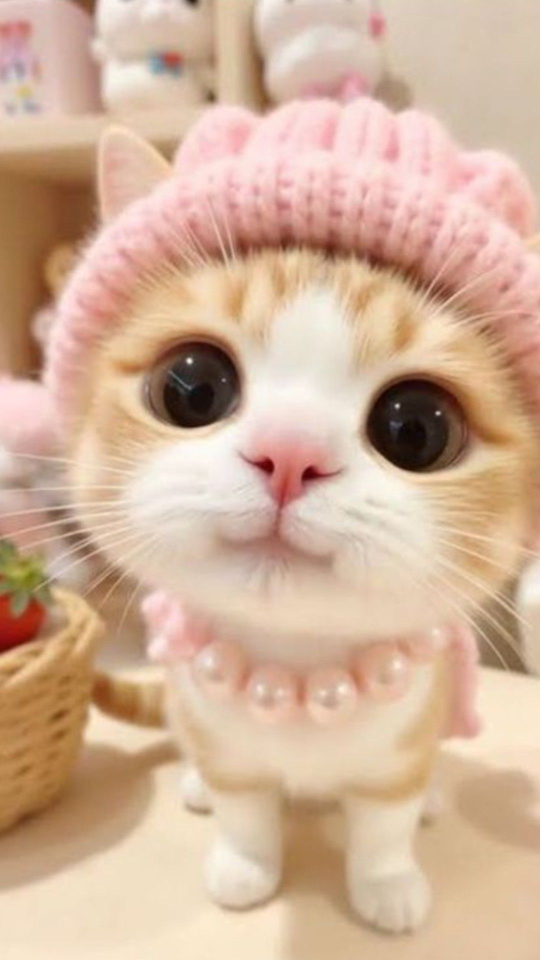
#> input picture OgnevRA/ImageProcessing/Images/cat1.jpg, 1080 x 1920 px (shown at 1/2 size); its folder holds only this picture in this run
$ python -i Filters.py   (imports and definitions only)
#> lines starting #> are read from the running program, lines starting #| are printed output that depends on the picture; after the words box and inside, x2 and y2 are one past the last pixel; in counts of white or black regions, pixels touching at a corner belong together
#> further down, picture is the input picture: shape (1920, 1080, 3); mean B, G, R 153.4, 177.6, 209.9
import numpy as np
import cv2 as cv
import os
from tkinter import Tk, filedialog
# [54 lines left out: functions resize_image, gray, sepia, vignette, antique, fade and 1 more, not called in this run]
def negative(img): #Негативный фильтр - инвертирование цветов
    return 255 - img
# [43 lines left out: functions matte, old, not called in this run]

def neon(img, B=255, G=0, R=255, threshold=100, min_area=500, thickness=3, glow_size=15, glow_strength=1.0):
#> called with B = 255, G = 0, R = 255, threshold = 100, min_area = 500, thickness = 3, glow_size = 15, glow_strength = 1
    gray = cv.cvtColor(img, cv.COLOR_BGR2GRAY) #Перевод в серое изображение
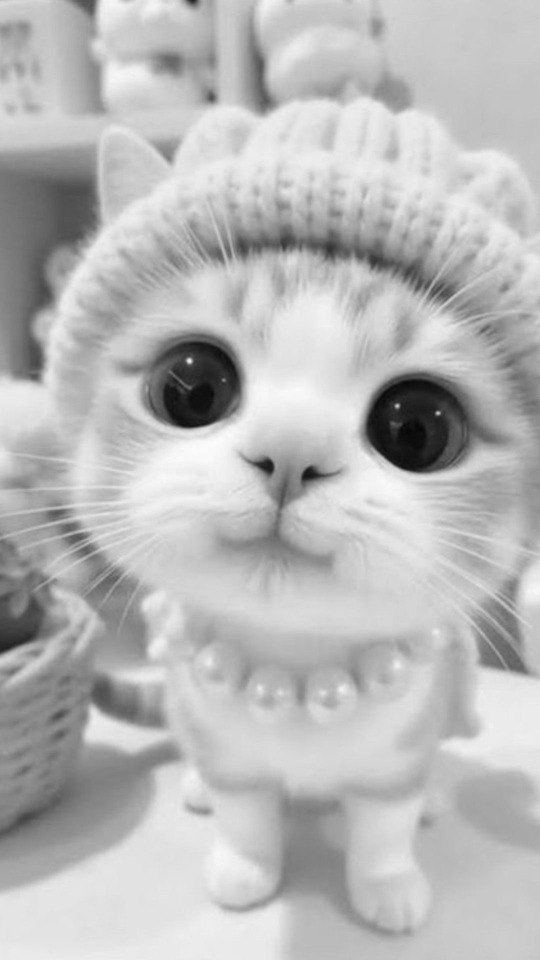
#> gray: shape (1920, 1080) (shown at 1/2 size); min 5, max 253, mean 184.5
    gray = cv.bilateralFilter(gray, 9, 75, 75) #Гасит зернистость
    gray = cv.GaussianBlur(gray, (9, 9), 0) #Подавление шума

    lap = cv.Laplacian(gray, cv.CV_64F,  ksize=5) #Находим контуры оператором Лапласа
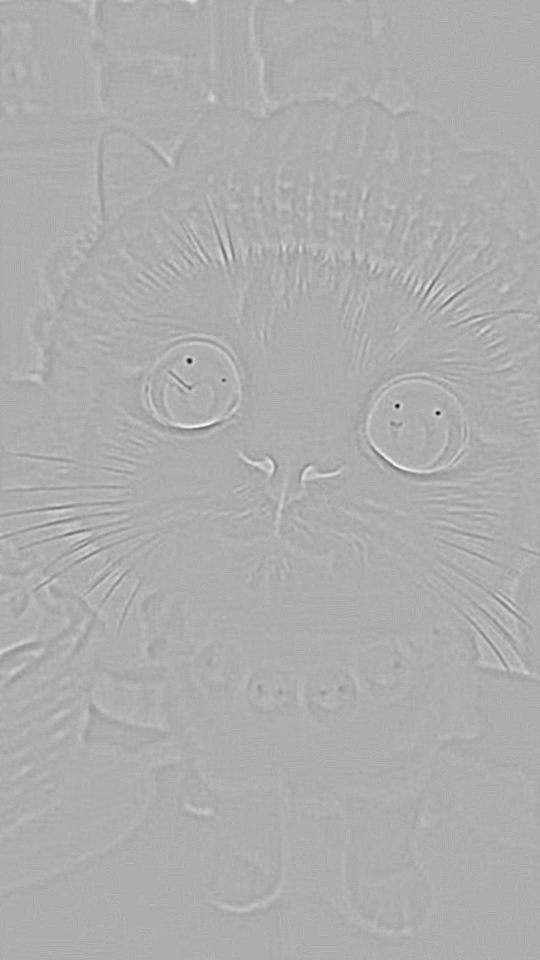
#> lap: shape (1920, 1080) float64 (shown at 1/2 size); min -706, max 330, mean 0; drawn with min black and max white
    lap = cv.convertScaleAbs(lap)
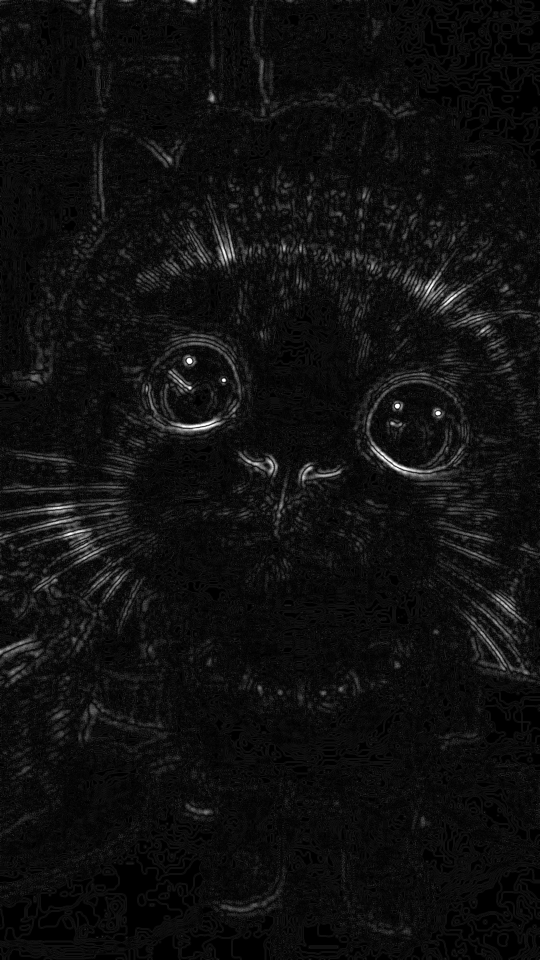
#> lap: shape (1920, 1080) (shown at 1/2 size); min 0, max 255, mean 14.8
    mask = cv.threshold(lap, threshold, 255, cv.THRESH_BINARY)[1] #Создание маски контура
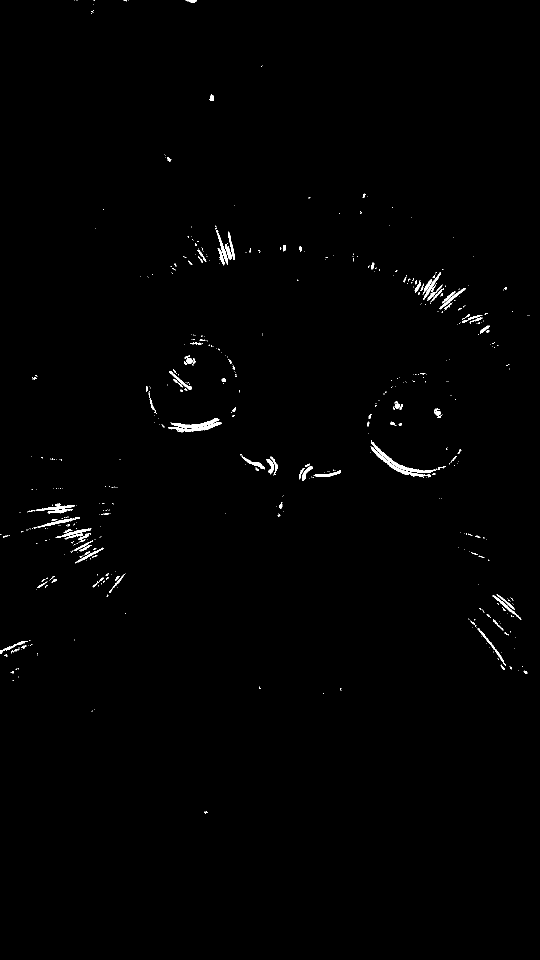
#> mask: shape (1920, 1080) (shown at 1/2 size); 0.67% white; 549 white regions (437 under 20 px), largest, box (x1, y1, x2, y2) and area: (741, 881, 875, 954) 1467, (341, 836, 439, 856) 586, (336, 844, 443, 865) 583
    kernel = cv.getStructuringElement(cv.MORPH_ELLIPSE, (9, 9))
    mask = cv.morphologyEx(mask, cv.MORPH_CLOSE, kernel)
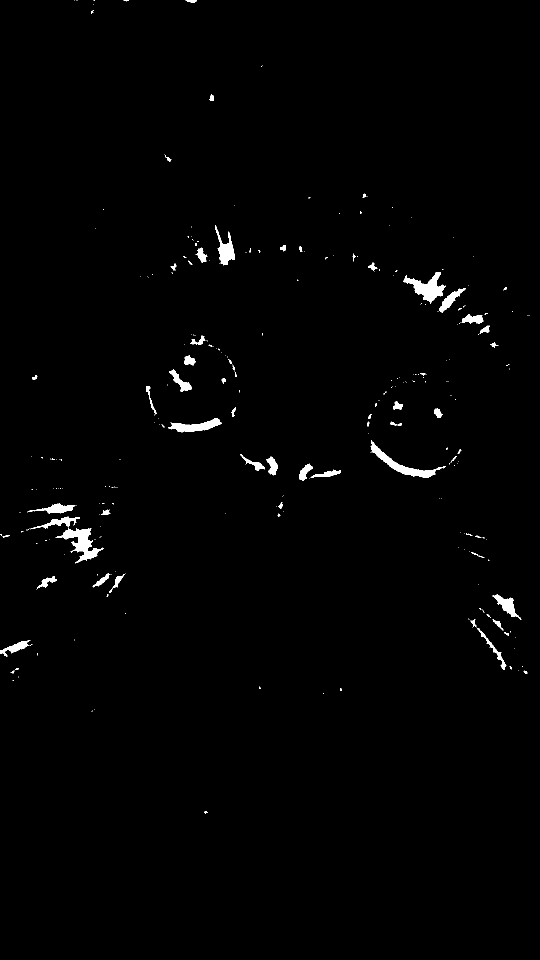
#> mask: shape (1920, 1080) (shown at 1/2 size); 1% white; 280 white regions (213 under 20 px), largest, box (x1, y1, x2, y2) and area: (111, 1056, 208, 1127) 2246, (807, 544, 892, 607) 2102, (741, 881, 891, 956) 2010

    #Удаляем мелкие "точки" (шум), оставляем только крупные связные компоненты
    n, labels, stats, _ = cv.connectedComponentsWithStats(mask, connectivity=8)
#> labels: shape (1920, 1080) int32; 281 distinct labels, from 0 to 280
#> n = 281; stats = 281 rows, first 6: [0, 0, 1080, 1920, 2052109], [149, 0, 1, 1, 1], [153, 0, 2, 1, 2], [187, 0, 3, 1, 3], [247, 0, 10, 3, 20], [371, 0, 22, 6, 87]
    clean = np.zeros_like(mask)
    for i in range(1, n):  # 0 — это фон
        if stats[i, cv.CC_STAT_AREA] >= min_area:
            clean[labels == i] = 255
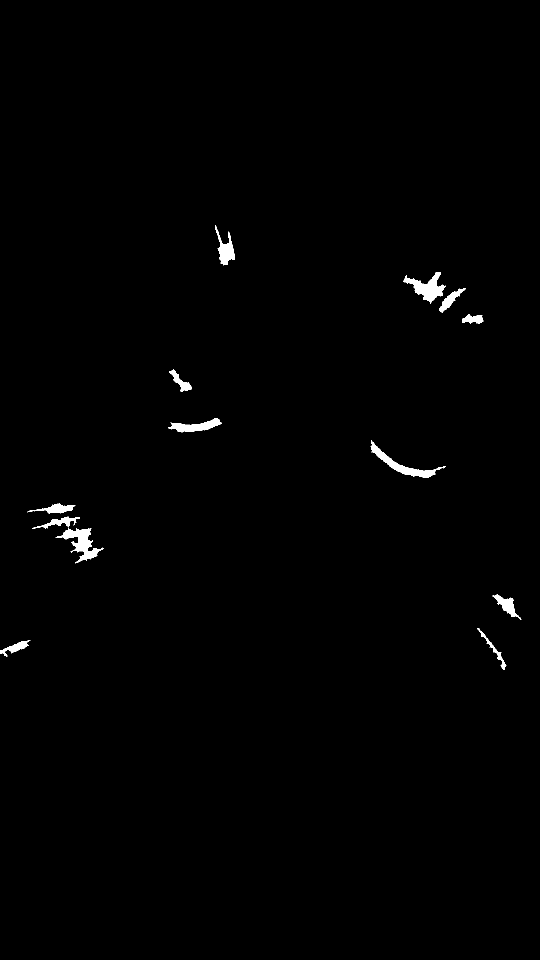
#> clean: shape (1920, 1080) (shown at 1/2 size); 0.71% white; 13 white regions, largest, box (x1, y1, x2, y2) and area: (111, 1056, 208, 1127) 2246, (807, 544, 892, 607) 2102, (741, 881, 891, 956) 2010
    mask = clean

    #Регулируем толщину линии
    mask = cv.dilate(mask, np.ones((thickness, thickness), np.uint8))
#> mask: shape (1920, 1080); 0.9% white; 12 white regions, largest, box (x1, y1, x2, y2) and area: (64, 1032, 209, 1128) 3861, (740, 880, 892, 957) 2511, (806, 543, 893, 608) 2506
    #Раскрашиваем контуры
    neon = cv.merge([
        (mask * (B / 255)).astype(np.uint8),
        (mask * (G / 255)).astype(np.uint8),
        (mask * (R / 255)).astype(np.uint8),
    ])

    k = glow_size | 1  # если передали чётное, делаем нечётным
    glow = cv.GaussianBlur(neon, (k, k), 0)  #Объединение контуров и размытого свечения
    glow = cv.convertScaleAbs(glow, alpha=glow_strength)  # яркость свечения
    neon = cv.add(neon, glow)

    #Тёмный фон + неон
    img_dark = cv.convertScaleAbs(img, alpha=0.6)
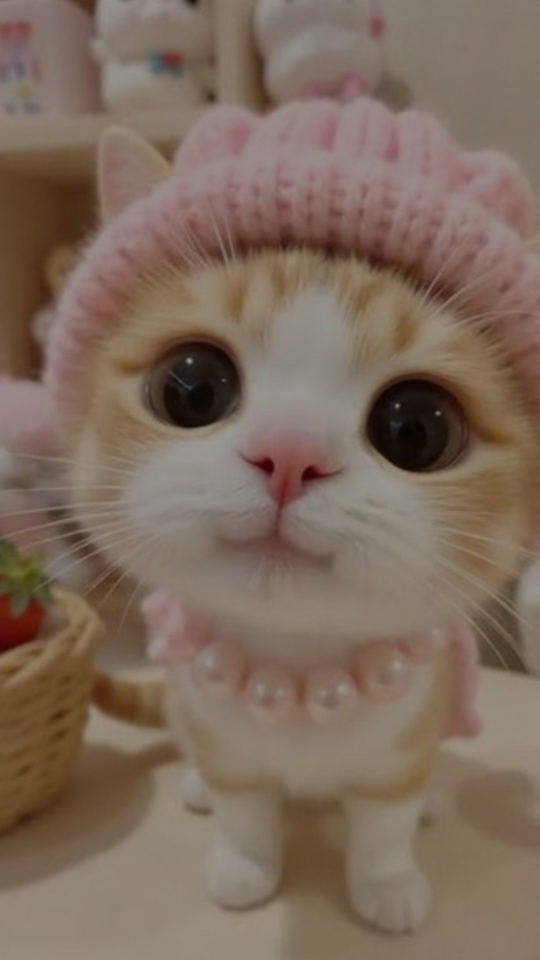
#> img_dark: shape (1920, 1080, 3) (shown at 1/2 size); mean B, G, R 92, 106.6, 125.9
    return cv.add(img_dark, neon)


# [45 lines left out: functions choose_image, choose_filter, not called in this run]

>>> import cv2
>>> picture = cv2.imread('Images/cat1.jpg')
>>> result = neon(picture)

$ run again, on OgnevRA/ImageProcessing/Images/mountain.jpg
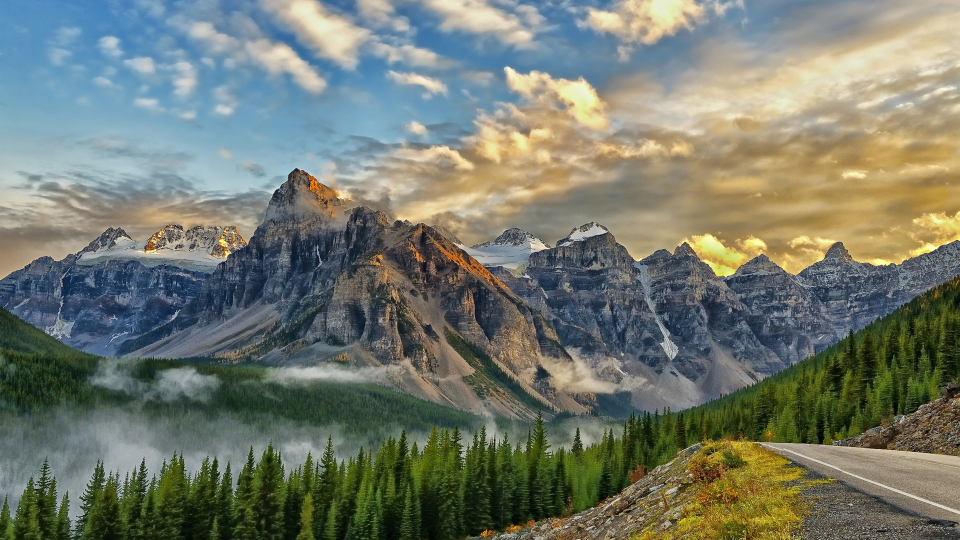
#> input picture OgnevRA/ImageProcessing/Images/mountain.jpg, 1920 x 1080 px (shown at 1/2 size)
#> picture is the input picture: shape (1080, 1920, 3); mean B, G, R 109.2, 121.4, 115.4
#> in neon, `n, labels, stats, _ = cv.connectedComponentsWithStats(mask, connectivi..`:
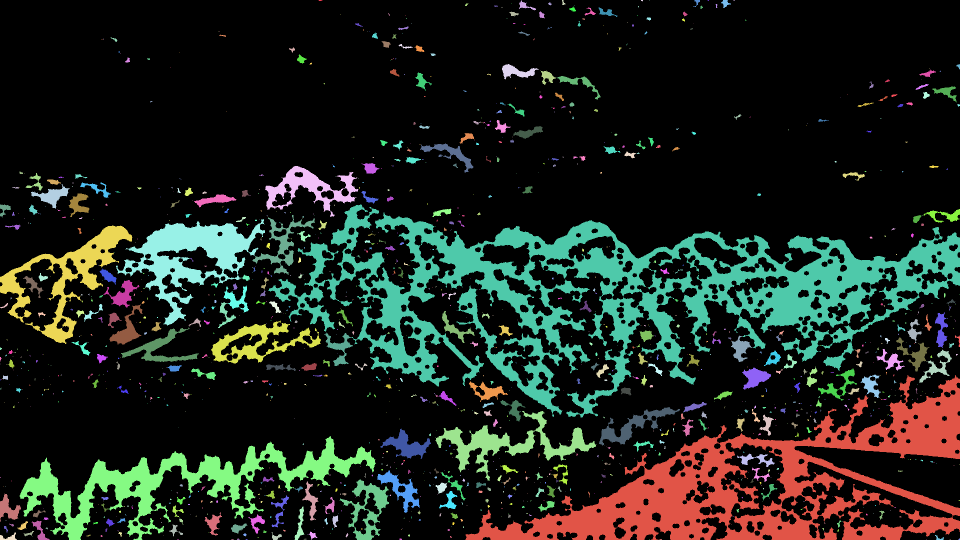
#> labels: shape (1080, 1920) int32 (shown at 1/2 size); 1291 distinct labels, from 0 to 1290; one colour per label, 0 black
#> n = 1291; stats = 1291 rows, first 6: [0, 0, 1920, 1080, 1641433], [637, 0, 8, 2, 13], [1038, 0, 34, 21, 221], [1124, 0, 7, 10, 38], [1282, 0, 4, 3, 9], [1298, 0, 1, 1, 1]
#> in neon, `return cv.add(img_dark, neon)`:
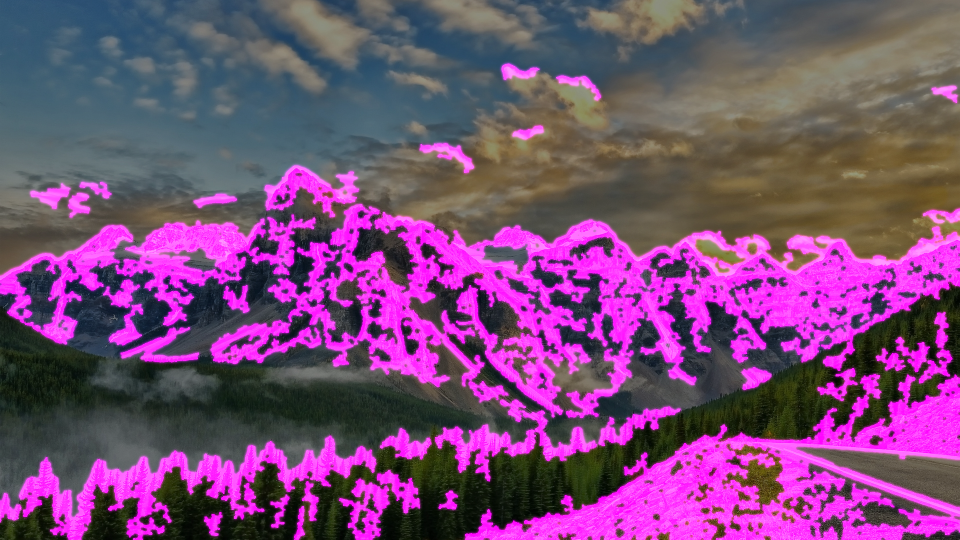
#> returned value: shape (1080, 1920, 3) (shown at 1/2 size); mean of channels 0, 1, 2 118.8, 72.8, 120.3; drawn as B, G, R
